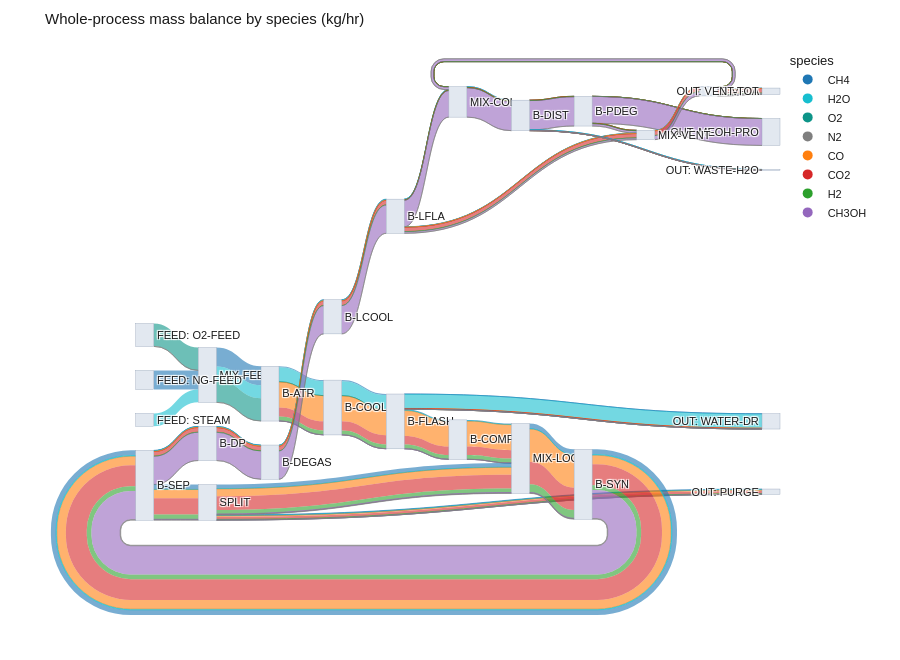
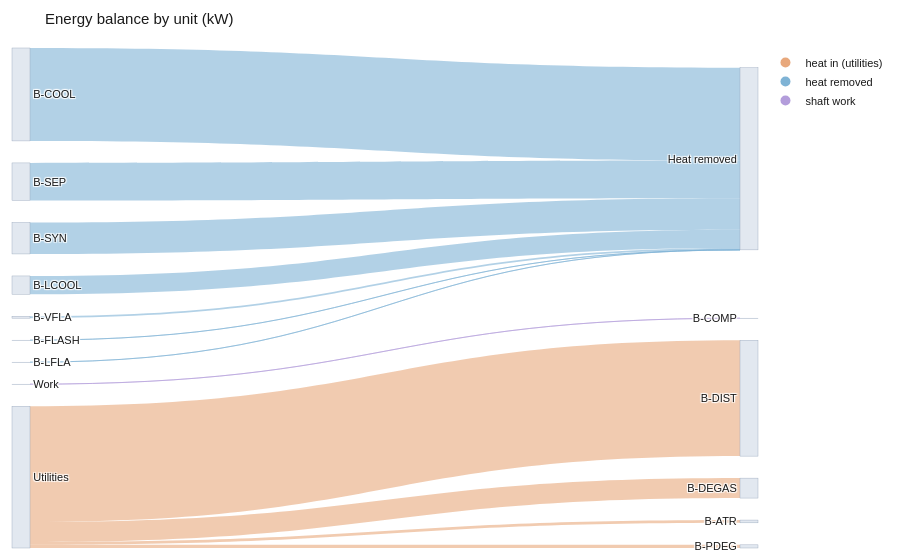

These figures' notebook cell, in order:
### Markdown cell above
## 11.5 Interactive run dashboard

Renders a Plotly + Mermaid dashboard (flowsheet, KPI gauge, synthesis-loop diagnostics,
stream composition, material/energy balance) from each run's saved `results/` artifacts.
This reads persisted artifacts, so it does **not** require Aspen Plus to be running.

### Code cell
from aspen_automation import display_dashboard

if not process_results:
    print("No process runs available for the dashboard. Run Gate 2 first.")
else:
    for result in process_results:
        if result.succeeded:
            display_dashboard(result)
        else:
            print(f"Skipping dashboard for {result.process_name}: status={result.status!r}")

### Figure 1 — Plotly figure (JSON) as saved in the notebook; plotly's stock layout.template omitted (floating-point values rounded to 4 significant figures; data arrays with more than 128 entries replaced by an {"elided": "..."} marker saying what was removed)
{"data": [{"arrangement": "snap", "link": {"color": {"elided": "179 str values"}, "customdata": {"elided": "179 str values"}, "hovertemplate": "%{customdata}: %{value:.0f} kg/hr<extra></extra>", "source": {"elided": "179 int values"}, "target": {"elided": "179 int values"}, "value": {"elided": "179 float values"}}, "node": {"color": "#e2e8f0", "label": ["MIX-FEED", "B-ATR", "B-DEGAS", "MIX-COL", "B-COOL", "B-FLASH", "B-DP", "B-DIST", "B-SEP", "B-COMP", "SPLIT", "MIX-LOOP", "B-LCOOL", "B-LFLA", "B-PDEG", "OUT: MEOH-PRO", "FEED: NG-FEED", "FEED: O2-FEED", "MIX-VENT", "OUT: PURGE", "B-SYN", "FEED: STEAM", "B-VFLA", "OUT: VENT-TOT", "OUT: WASTE-H2O", "OUT: WATER-DR"], "line": {"color": "#94a3b8", "width": 0.4}, "pad": 24, "thickness": 18}, "textfont": {"color": "#1a1a1a", "family": "Arial, Helvetica, sans-serif", "size": 11}, "type": "sankey"}, {"marker": {"color": "#1f77b4", "size": 10}, "mode": "markers", "name": "CH4", "showlegend": true, "type": "scatter", "x": [null], "y": [null]}, {"marker": {"color": "#17becf", "size": 10}, "mode": "markers", "name": "H2O", "showlegend": true, "type": "scatter", "x": [null], "y": [null]}, {"marker": {"color": "#0d9488", "size": 10}, "mode": "markers", "name": "O2", "showlegend": true, "type": "scatter", "x": [null], "y": [null]}, {"marker": {"color": "#7f7f7f", "size": 10}, "mode": "markers", "name": "N2", "showlegend": true, "type": "scatter", "x": [null], "y": [null]}, {"marker": {"color": "#ff7f0e", "size": 10}, "mode": "markers", "name": "CO", "showlegend": true, "type": "scatter", "x": [null], "y": [null]}, {"marker": {"color": "#d62728", "size": 10}, "mode": "markers", "name": "CO2", "showlegend": true, "type": "scatter", "x": [null], "y": [null]}, {"marker": {"color": "#2ca02c", "size": 10}, "mode": "markers", "name": "H2", "showlegend": true, "type": "scatter", "x": [null], "y": [null]}, {"marker": {"color": "#9467bd", "size": 10}, "mode": "markers", "name": "CH3OH", "showlegend": true, "type": "scatter", "x": [null], "y": [null]}], "layout": {"font": {"color": "#1a1a1a", "family": "Arial, Helvetica, sans-serif", "size": 12}, "height": 660, "legend": {"bgcolor": "rgba(255,255,255,0)", "font": {"size": 11}, "orientation": "v", "title": {"text": "species"}, "x": 1.01, "y": 1}, "margin": {"b": 12, "l": 12, "r": 120, "t": 48}, "paper_bgcolor": "white", "plot_bgcolor": "white", "showlegend": true, "title": {"font": {"color": "#1a1a1a", "size": 15}, "text": "Whole-process mass balance by species (kg/hr)"}, "xaxis": {"visible": false}, "yaxis": {"visible": false}}}

### Figure 2 — Plotly figure (JSON) as saved in the notebook; plotly's stock layout.template omitted (floating-point values rounded to 4 significant figures)
{"data": [{"arrangement": "snap", "link": {"color": ["rgba(232,168,124,0.6)", "rgba(127,179,213,0.6)", "rgba(127,179,213,0.6)", "rgba(179,157,219,0.6)", "rgba(127,179,213,0.6)", "rgba(127,179,213,0.6)", "rgba(232,168,124,0.6)", "rgba(127,179,213,0.6)", "rgba(127,179,213,0.6)", "rgba(232,168,124,0.6)", "rgba(232,168,124,0.6)", "rgba(127,179,213,0.6)"], "hovertemplate": "%{value:.0f} kW<extra></extra>", "source": [0, 4, 5, 2, 7, 8, 0, 10, 11, 0, 0, 14], "target": [3, 1, 1, 6, 1, 1, 9, 1, 1, 12, 13, 1], "value": [21480.0, 720200.0, 1.325e-10, 206.3, 244100.0, 290900.0, 154600.0, 142100.0, 1.689e-10, 898400.0, 24510.0, 14730.0]}, "node": {"color": "#e2e8f0", "label": ["Utilities", "Heat removed", "Work", "B-ATR", "B-COOL", "B-FLASH", "B-COMP", "B-SYN", "B-SEP", "B-DEGAS", "B-LCOOL", "B-LFLA", "B-DIST", "B-PDEG", "B-VFLA"], "line": {"color": "#94a3b8", "width": 0.4}, "pad": 22, "thickness": 18}, "textfont": {"color": "#1a1a1a", "family": "Arial, Helvetica, sans-serif", "size": 11}, "type": "sankey"}, {"marker": {"color": "#e8a87c", "size": 10}, "mode": "markers", "name": "heat in (utilities)", "showlegend": true, "type": "scatter", "x": [null], "y": [null]}, {"marker": {"color": "#7fb3d5", "size": 10}, "mode": "markers", "name": "heat removed", "showlegend": true, "type": "scatter", "x": [null], "y": [null]}, {"marker": {"color": "#b39ddb", "size": 10}, "mode": "markers", "name": "shaft work", "showlegend": true, "type": "scatter", "x": [null], "y": [null]}], "layout": {"font": {"color": "#1a1a1a", "family": "Arial, Helvetica, sans-serif", "size": 12}, "height": 560, "legend": {"bgcolor": "rgba(255,255,255,0)", "font": {"size": 11}, "orientation": "v", "x": 1.01, "y": 1}, "margin": {"b": 12, "l": 12, "r": 130, "t": 48}, "paper_bgcolor": "white", "plot_bgcolor": "white", "showlegend": true, "title": {"font": {"color": "#1a1a1a", "size": 15}, "text": "Energy balance by unit (kW)"}, "xaxis": {"visible": false}, "yaxis": {"visible": false}}}
